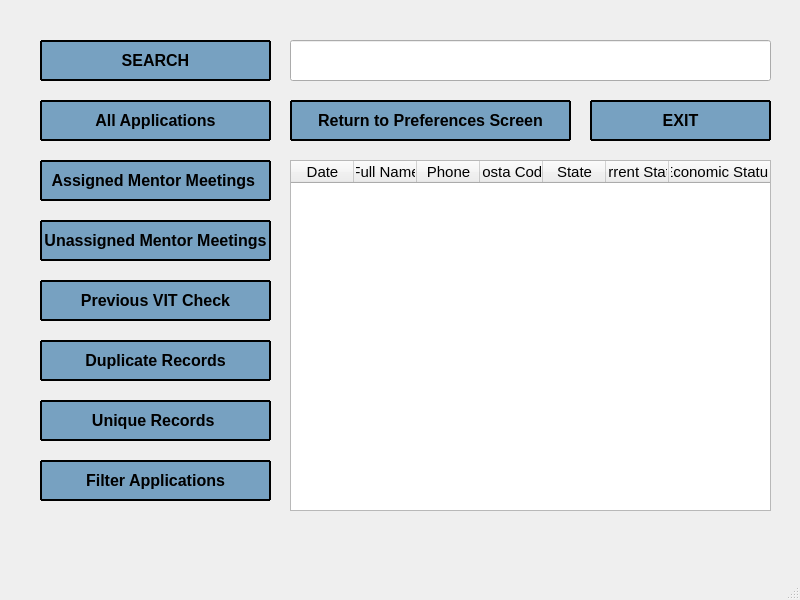
<?xml version="1.0" encoding="UTF-8"?>
<ui version="4.0">
 <class>MainWindow</class>
 <widget class="QMainWindow" name="MainWindow">
  <property name="geometry">
   <rect>
    <x>0</x>
    <y>0</y>
    <width>800</width>
    <height>600</height>
   </rect>
  </property>
  <property name="windowTitle">
   <string>MainWindow</string>
  </property>
  <widget class="QWidget" name="centralwidget">
   <widget class="QPushButton" name="pushButton_search">
    <property name="geometry">
     <rect>
      <x>40</x>
      <y>40</y>
      <width>231</width>
      <height>41</height>
     </rect>
    </property>
    <property name="styleSheet">
     <string notr="true">
QPushButton {
    font-size: 16px;
    font-weight: bold;
    font-family: 16pt &quot;Symbol&quot;;
    color: black; /* Siyah yazı rengi */
    background: rgba(0, 84, 147, 128);
    border-radius: 1px; /* Köşe yuvarlama */
    padding: 1px; /* Küçük padding */
    border: 2px solid black; /* İnce siyah çerçeve */
    
}

QPushButton:hover {
    background-color: rgba(145, 145, 145); 
    /* Hover durumunda gölgeyi değiştirmek için */
}
</string>
    </property>
    <property name="text">
     <string>SEARCH</string>
    </property>
   </widget>
   <widget class="QPushButton" name="pushButton_assigned">
    <property name="geometry">
     <rect>
      <x>40</x>
      <y>160</y>
      <width>231</width>
      <height>41</height>
     </rect>
    </property>
    <property name="styleSheet">
     <string notr="true">
QPushButton {
    font-size: 16px;
    font-weight: bold;
    font-family: 20pt &quot;Symbol&quot;;
    color: black; /* Siyah yazı rengi */
    background: rgba(0, 84, 147, 128);
    border-radius: 1px; /* Köşe yuvarlama */
    padding: 1px; /* Küçük padding */
    border: 2px solid black; /* İnce siyah çerçeve */
    
}

QPushButton:hover {
    background-color: rgba(145, 145, 145); 
    /* Hover durumunda gölgeyi değiştirmek için */
}
</string>
    </property>
    <property name="text">
     <string>Assigned Mentor Meetings </string>
    </property>
   </widget>
   <widget class="QPushButton" name="pushButton_unassigned">
    <property name="geometry">
     <rect>
      <x>40</x>
      <y>220</y>
      <width>231</width>
      <height>41</height>
     </rect>
    </property>
    <property name="styleSheet">
     <string notr="true">
QPushButton {
    font-size: 16px;
    font-weight: bold;
    font-family: 20pt &quot;Symbol&quot;;
    color: black; /* Siyah yazı rengi */
    background: rgba(0, 84, 147, 128);
    border-radius: 1px; /* Köşe yuvarlama */
    padding: 1px; /* Küçük padding */
    border: 2px solid black; /* İnce siyah çerçeve */
    
}

QPushButton:hover {
    background-color: rgba(145, 145, 145); 
    /* Hover durumunda gölgeyi değiştirmek için */
}
</string>
    </property>
    <property name="text">
     <string>Unassigned Mentor Meetings</string>
    </property>
   </widget>
   <widget class="QPushButton" name="pushButton_previous_vit">
    <property name="geometry">
     <rect>
      <x>40</x>
      <y>280</y>
      <width>231</width>
      <height>41</height>
     </rect>
    </property>
    <property name="styleSheet">
     <string notr="true">
QPushButton {
    font-size: 16px;
    font-weight: bold;
    font-family: 20pt &quot;Symbol&quot;;
    color: black; /* Siyah yazı rengi */
    background: rgba(0, 84, 147, 128);
    border-radius: 1px; /* Köşe yuvarlama */
    padding: 1px; /* Küçük padding */
    border: 2px solid black; /* İnce siyah çerçeve */
    
}

QPushButton:hover {
    background-color: rgba(145, 145, 145); 
    /* Hover durumunda gölgeyi değiştirmek için */
}
</string>
    </property>
    <property name="text">
     <string>Previous VIT Check</string>
    </property>
   </widget>
   <widget class="QPushButton" name="pushButton_duplicate">
    <property name="geometry">
     <rect>
      <x>40</x>
      <y>340</y>
      <width>231</width>
      <height>41</height>
     </rect>
    </property>
    <property name="styleSheet">
     <string notr="true">
QPushButton {
    font-size: 16px;
    font-weight: bold;
    font-family: 20pt &quot;Symbol&quot;;
    color: black; /* Siyah yazı rengi */
    background: rgba(0, 84, 147, 128);
    border-radius: 1px; /* Köşe yuvarlama */
    padding: 1px; /* Küçük padding */
    border: 2px solid black; /* İnce siyah çerçeve */
    
}

QPushButton:hover {
    background-color: rgba(145, 145, 145); 
    /* Hover durumunda gölgeyi değiştirmek için */
}
</string>
    </property>
    <property name="text">
     <string>Duplicate Records</string>
    </property>
   </widget>
   <widget class="QPushButton" name="pushButton_unique">
    <property name="geometry">
     <rect>
      <x>40</x>
      <y>400</y>
      <width>231</width>
      <height>41</height>
     </rect>
    </property>
    <property name="styleSheet">
     <string notr="true">
QPushButton {
    font-size: 16px;
    font-weight: bold;
    font-family: 20pt &quot;Symbol&quot;;
    color: black; /* Siyah yazı rengi */
    background: rgba(0, 84, 147, 128);
    border-radius: 1px; /* Köşe yuvarlama */
    padding: 1px; /* Küçük padding */
    border: 2px solid black; /* İnce siyah çerçeve */
    
}

QPushButton:hover {
    background-color: rgba(145, 145, 145); 
    /* Hover durumunda gölgeyi değiştirmek için */
}
</string>
    </property>
    <property name="text">
     <string>Unique Records </string>
    </property>
   </widget>
   <widget class="QPushButton" name="pushButton_filter">
    <property name="geometry">
     <rect>
      <x>40</x>
      <y>460</y>
      <width>231</width>
      <height>41</height>
     </rect>
    </property>
    <property name="styleSheet">
     <string notr="true">
QPushButton {
    font-size: 16px;
    font-weight: bold;
    font-family: 20pt &quot;Symbol&quot;;
    color: black; /* Siyah yazı rengi */
    background: rgba(0, 84, 147, 128);
    border-radius: 1px; /* Köşe yuvarlama */
    padding: 1px; /* Küçük padding */
    border: 2px solid black; /* İnce siyah çerçeve */
    
}

QPushButton:hover {
    background-color: rgba(145, 145, 145); 
    /* Hover durumunda gölgeyi değiştirmek için */
}
</string>
    </property>
    <property name="text">
     <string>Filter Applications</string>
    </property>
   </widget>
   <widget class="QPushButton" name="pushButton_prefences">
    <property name="geometry">
     <rect>
      <x>290</x>
      <y>100</y>
      <width>281</width>
      <height>41</height>
     </rect>
    </property>
    <property name="styleSheet">
     <string notr="true">
QPushButton {
    font-size: 16px;
    font-weight: bold;
    font-family: 20pt &quot;Symbol&quot;;
    color: black; /* Siyah yazı rengi */
    background: rgba(0, 84, 147, 128);
    border-radius: 1px; /* Köşe yuvarlama */
    padding: 1px; /* Küçük padding */
    border: 2px solid black; /* İnce siyah çerçeve */
    
}

QPushButton:hover {
    background-color: rgba(145, 145, 145); 
    /* Hover durumunda gölgeyi değiştirmek için */
}
</string>
    </property>
    <property name="text">
     <string>Return to Preferences Screen</string>
    </property>
   </widget>
   <widget class="QPushButton" name="pushButton_exit">
    <property name="geometry">
     <rect>
      <x>590</x>
      <y>100</y>
      <width>181</width>
      <height>41</height>
     </rect>
    </property>
    <property name="styleSheet">
     <string notr="true">
QPushButton {
    font-size: 16px;
    font-weight: bold;
    font-family: 20pt &quot;Symbol&quot;;
    color: black; /* Siyah yazı rengi */
    background: rgba(0, 84, 147, 128);
    border-radius: 1px; /* Köşe yuvarlama */
    padding: 1px; /* Küçük padding */
    border: 2px solid black; /* İnce siyah çerçeve */
    
}

QPushButton:hover {
    background-color: rgba(145, 145, 145); 
    /* Hover durumunda gölgeyi değiştirmek için */
}
</string>
    </property>
    <property name="text">
     <string>EXIT</string>
    </property>
   </widget>
   <widget class="QPushButton" name="pushButton_all_app">
    <property name="geometry">
     <rect>
      <x>40</x>
      <y>100</y>
      <width>231</width>
      <height>41</height>
     </rect>
    </property>
    <property name="styleSheet">
     <string notr="true">
QPushButton {
    font-size: 16px;
    font-weight: bold;
    font-family: 20pt &quot;Symbol&quot;;
    color: black; /* Siyah yazı rengi */
    background: rgba(0, 84, 147, 128);
    border-radius: 1px; /* Köşe yuvarlama */
    padding: 1px; /* Küçük padding */
    border: 2px solid black; /* İnce siyah çerçeve */
    
}

QPushButton:hover {
    background-color: rgba(145, 145, 145); 
    /* Hover durumunda gölgeyi değiştirmek için */
}
</string>
    </property>
    <property name="text">
     <string>All Applications</string>
    </property>
   </widget>
   <widget class="QLineEdit" name="lineEdit_basvurular">
    <property name="geometry">
     <rect>
      <x>290</x>
      <y>40</y>
      <width>481</width>
      <height>41</height>
     </rect>
    </property>
   </widget>
   <widget class="QTableWidget" name="tableWidget">
    <property name="geometry">
     <rect>
      <x>290</x>
      <y>160</y>
      <width>481</width>
      <height>351</height>
     </rect>
    </property>
    <property name="styleSheet">
     <string notr="true"/>
    </property>
    <attribute name="horizontalHeaderMinimumSectionSize">
     <number>19</number>
    </attribute>
    <attribute name="horizontalHeaderDefaultSectionSize">
     <number>63</number>
    </attribute>
    <attribute name="horizontalHeaderStretchLastSection">
     <bool>true</bool>
    </attribute>
    <attribute name="verticalHeaderMinimumSectionSize">
     <number>19</number>
    </attribute>
    <attribute name="verticalHeaderDefaultSectionSize">
     <number>30</number>
    </attribute>
    <attribute name="verticalHeaderStretchLastSection">
     <bool>true</bool>
    </attribute>
    <column>
     <property name="text">
      <string>Date</string>
     </property>
     <property name="font">
      <font>
       <pointsize>11</pointsize>
      </font>
     </property>
    </column>
    <column>
     <property name="text">
      <string>Full Name</string>
     </property>
     <property name="font">
      <font>
       <pointsize>11</pointsize>
      </font>
     </property>
    </column>
    <column>
     <property name="text">
      <string>Phone</string>
     </property>
     <property name="font">
      <font>
       <pointsize>11</pointsize>
      </font>
     </property>
    </column>
    <column>
     <property name="text">
      <string>Posta Code</string>
     </property>
     <property name="font">
      <font>
       <pointsize>11</pointsize>
      </font>
     </property>
    </column>
    <column>
     <property name="text">
      <string>State</string>
     </property>
     <property name="font">
      <font>
       <pointsize>11</pointsize>
      </font>
     </property>
    </column>
    <column>
     <property name="text">
      <string>Current Status</string>
     </property>
     <property name="font">
      <font>
       <pointsize>11</pointsize>
      </font>
     </property>
    </column>
    <column>
     <property name="text">
      <string>Economic Status</string>
     </property>
     <property name="font">
      <font>
       <pointsize>11</pointsize>
      </font>
     </property>
    </column>
   </widget>
  </widget>
  <widget class="QMenuBar" name="menubar">
   <property name="geometry">
    <rect>
     <x>0</x>
     <y>0</y>
     <width>800</width>
     <height>24</height>
    </rect>
   </property>
  </widget>
  <widget class="QStatusBar" name="statusbar"/>
 </widget>
 <resources/>
 <connections/>
</ui>
